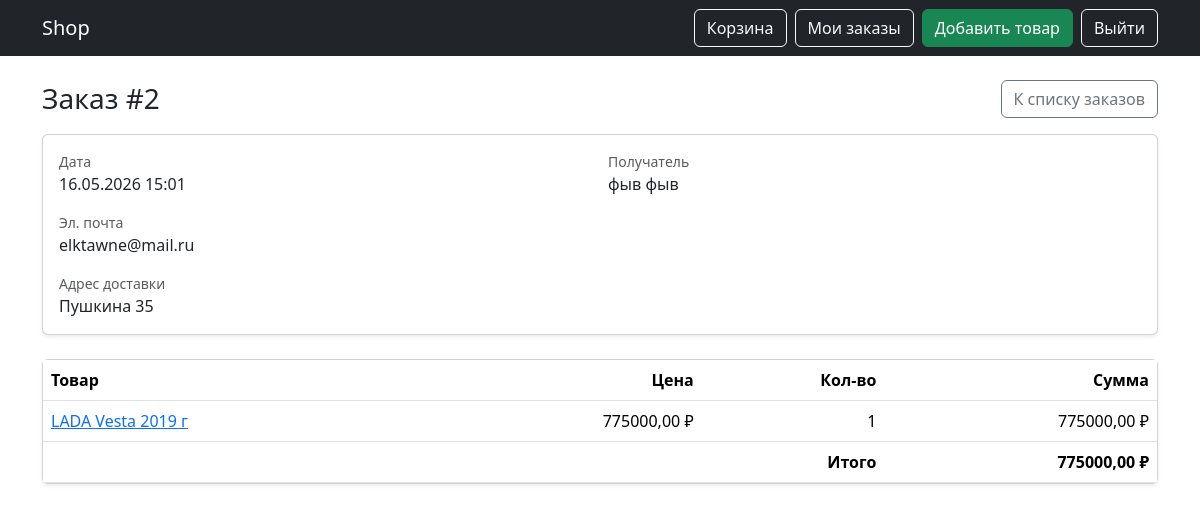
Screenshot of /orders/2/ (signed in) with the database file from the repository.
### shop/models.py (models this page shows, shortened)
class Order(models.Model):
    user = models.ForeignKey(
        settings.AUTH_USER_MODEL,
        on_delete=models.SET_NULL,
        related_name="orders",
        null=True,
        blank=True,
        verbose_name="Покупатель",
    )
    first_name = models.CharField("Имя", max_length=100)
    last_name = models.CharField("Фамилия", max_length=100)
    email = models.EmailField("Эл. почта")
    address = models.TextField("Адрес")
    created_at = models.DateTimeField("Создан", auto_now_add=True)
    class Meta:
        verbose_name = "Заказ"
        verbose_name_plural = "Заказы"
        ordering = ["-created_at"]
    @property
    def total(self):
        return sum(item.line_total for item in self.items.all())

class OrderItem(models.Model):
    order = models.ForeignKey(
        Order, on_delete=models.CASCADE, related_name="items", verbose_name="Заказ"
    )
    product = models.ForeignKey(
        Product, on_delete=models.PROTECT, related_name="+", verbose_name="Товар"
    )
    price = models.DecimalField("Цена", max_digits=10, decimal_places=2)
    quantity = models.PositiveIntegerField("Количество", default=1)
    class Meta:
        verbose_name = "Позиция заказа"
        verbose_name_plural = "Позиции заказа"
    @property
    def line_total(self):
        return self.price * self.quantity

class Product(models.Model):
    author = models.ForeignKey(
        settings.AUTH_USER_MODEL,
        on_delete=models.CASCADE,
        related_name="products",
        null=True,
        blank=True,
        verbose_name="Автор",
    )
    category = models.ForeignKey(
        Category,
        on_delete=models.PROTECT,
        related_name="products",
        verbose_name="Категория",
    )
    name = models.CharField("Название", max_length=200)
    description = models.TextField("Описание", blank=True)
    price = models.DecimalField("Цена", max_digits=10, decimal_places=2)
    image = models.ImageField("Изображение", upload_to="products/", blank=True)
    created_at = models.DateTimeField("Создан", auto_now_add=True)
    class Meta:
        verbose_name = "Товар"
        verbose_name_plural = "Товары"
        ordering = ["-created_at"]

### shop/views.py (the view)
# urls.py: path("orders/<int:order_id>/", views.order_detail, name="order_detail"),
@login_required
def order_detail(request: HttpRequest, order_id: int) -> HttpResponse:
    order = get_object_or_404(
        _user_orders(request.user),
        id=order_id,
    )
    context = {"order": order}
    return render(request, "order_detail.html", context)

### shop/views.py (called while the page is built)
@beartype
def _user_orders(user) -> QuerySet[Order]:
    return (
        Order.objects.filter(Q(user=user) | Q(email=user.email))
        .distinct()
        .prefetch_related(
            Prefetch(
                "items",
                queryset=OrderItem.objects.select_related("product"),
            )
        )
    )

### templates/order_detail.html (shortened to what this page needs)
{% extends 'base.html' %}
{% block content %}
  <div class="d-flex justify-content-between align-items-center mb-3">
    <h1 class="h3 mb-0">Заказ #{{ order.id }}</h1>
    <a class="btn btn-outline-secondary" href="{% url 'order_list' %}">К списку заказов</a>
  </div>
  <div class="card shadow-sm mb-4">
    <div class="card-body">
      <div class="row g-3">
        <div class="col-md-6">
          <div class="text-muted small">Дата</div>
          <div>{{ order.created_at|date:"d.m.Y H:i" }}</div>
        </div>
        <div class="col-md-6">
          <div class="text-muted small">Получатель</div>
          <div>{{ order.first_name }} {{ order.last_name }}</div>
        </div>
        <div class="col-md-6">
          <div class="text-muted small">Эл. почта</div>
          <div>{{ order.email }}</div>
        </div>
        <div class="col-12">
          <div class="text-muted small">Адрес доставки</div>
          <div>{{ order.address }}</div>
        </div>
      </div>
    </div>
  </div>
  <div class="card shadow-sm">
    <div class="card-body p-0">
      <div class="table-responsive">
        <table class="table mb-0 align-middle">
          <thead>
            <tr>
              <th>Товар</th>
              <th class="text-end">Цена</th>
              <th class="text-end">Кол-во</th>
              <th class="text-end">Сумма</th>
            </tr>
          </thead>
          <tbody>
            {% for item in order.items.all %}
              <tr>
                <td>
                  <a href="{% url 'product_detail' item.product.id %}">{{ item.product.name }}</a>
                </td>
                <td class="text-end">{{ item.price }} ₽</td>
                <td class="text-end">{{ item.quantity }}</td>
                <td class="text-end">{{ item.line_total }} ₽</td>
              </tr>
            {% endfor %}
          </tbody>
          <tfoot>
            <tr>
              <th colspan="3" class="text-end">Итого</th>
              <th class="text-end">{{ order.total }} ₽</th>
            </tr>
          </tfoot>
        </table>
      </div>
    </div>
  </div>
{% endblock %}

### rows the page displays
Order: id "2", created_at "16.05.2026 15:01", first_name "фыв", last_name "фыв", email "elktawne@mail.ru", address "Пушкина 35", total "775000,00"
OrderItem: product.name "LADA Vesta 2019 г", price "775000,00", quantity "1", line_total "775000,00"
